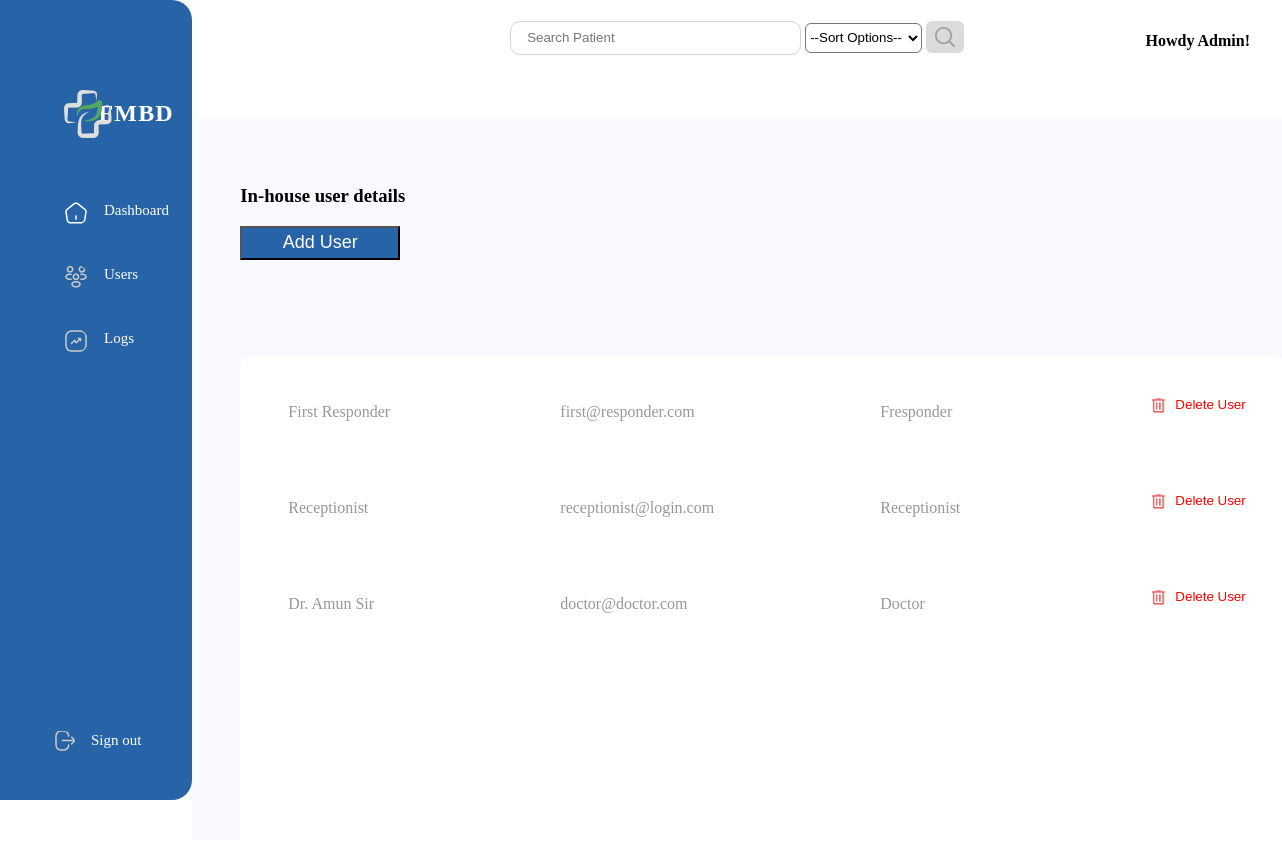
/users/admin/users.php (signed in), run on the app's committed database.
### tables this page shows
CREATE TABLE `users` (
  `id` bigint(20) UNSIGNED NOT NULL,
  `name` varchar(255) NOT NULL,
  `email` varchar(255) NOT NULL,
  `password` varchar(255) NOT NULL,
  `role` varchar(255) DEFAULT 'PATIENT'
);

### users/admin/users.php (the view, shortened to what this page needs)
<html lang="en">
<head>
    <?php require "./header.php"; ?>
</head>
<?php
$sql = "SELECT * from users WHERE role!='ADMIN'";
?>
<body>
    <div class="container">
        <div class="search-bar">
            <form action="users.php" method="POST">
                <input type="text" name="search" size="30" placeholder="Search Patient">
                <select name="search-role" class="search-role">
                    <option disabled selected>--Sort Options--</option>
                </select>
                <button type="submit" class="search-button">
                    <img src="../img/search.png">
                </button>
            </form>
        </div>
        <div class="body-section">
            <h3>In-house user details</h3>
            <form action="users.php" method="POST">
                <button type="submit" class="add-button" name="add-user">Add User</button>
            </form>
            <div class="list-wrapper">
                <?php
                $stmt = $conn->query($sql);
                $stmt->execute();
                $userDetails = $stmt->fetchAll();
                ?>
                <div class="list <?php echo $stmt->rowCount() > 5 ? 'list-start-animation' : ''; ?>">
                    <?php
                    if ($stmt->rowCount() > 0) {
                        foreach ($userDetails as $user) {
                    ?>
                            <div class="list-item" style="margin-left: 2rem;">
                                <div style="width: 15rem;"><?= $user['name'] ?></div>
                                <div style="width: 18rem;"><?= $user['email'] ?></div>
                                <div style="width: 15rem;"><?= ucfirst(strtolower($user['role'])) ?></div>
                                <div>
                                    <form action="users.php" method="POST">
                                        <img class="cursor-pointer" style="height: 15px; vertical-align: middle;" src="../img/delete-icon.png">
                                        <input class="cursor-pointer" style="color: red; border: none; background-color: white;" type="submit" name="delete-user" value="Delete User">
                                    </form>
                                </div>
                            </div>
                    <?php
                        }
                    } else {
                        echo "<p style='color: red; text-align: center; font-size: 18px; margin-top: 5rem;'>User not found!</p>";
                    }
                    ?>
                </div>
            </div>
        </div>
    </div>
</body>
</html>

### css/dashboard.css (style rules this page uses)
.body-section { background-color: #faf9ff; padding: 3rem; height: 78vh; }

### css/sidebar.css (style rules this page uses)
body { margin: 0; }

### css/style.css (style rules this page uses)
:root { --background-color: #faf9ff; }
.container { display: flex; }
button { background-color: #2663a7; width: 320px; height: 62px; color: white; font-weight: 900; font-size: 18px; }
.add-button { width: 160px; height: 34px; font-weight: 500; }
.search-bar { display: flex; justify-content: center; margin: -4rem 0 3rem 0; }
.search-bar input { height: 32px; border-radius: 10px; border: 1px solid lightgrey; padding: 1rem; }
.search-button { width: 38px !important; height: 32px; position: relative; top: 5px; background-color: #dbdbdb; border: none; border-radius: 6px; }
.search-role { height: 30px; border-radius: 6px; background-color: white; }
.list-wrapper { width: 1044px; height: 492px; background-color: white; border-radius: 10px; margin: 6rem auto; overflow: hidden; }
.list { display: grid; padding: 1rem; gap: 1rem; }
.list-item { height: 5rem; height: 5rem; display: flex; align-items: center; gap: 2rem; color: #989898; position: relative; }

### data on the page
users: name "First Responder", email "first@responder.com", role "Fresponder"
users: name "Receptionist", email "receptionist@login.com", role "Receptionist"
users: name "Dr. Amun Sir", email "doctor@doctor.com", role "Doctor"

### other printed values
$link['title'] "Dashboard"
$link['title'] "Users"
$link['title'] "Logs"
$_SESSION['userInfo']['name'] "Admin"
